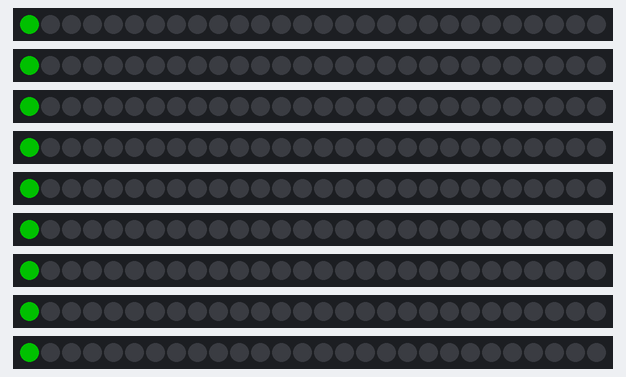
Bench run of a sketch on a simulated Arduino Uno, built with avr-gcc and run on an emulated ATmega328P. On the bench: 9 × 28 RGB LEDs in strip order, left to right. Dim RGB values are drawn brighter than linear; colours are those a GRB WS2812 strip shows for the declared byte order; what the sketch prints to the serial monitor is not drawn.

Above: at 0.16 s.
At 4.43 s:
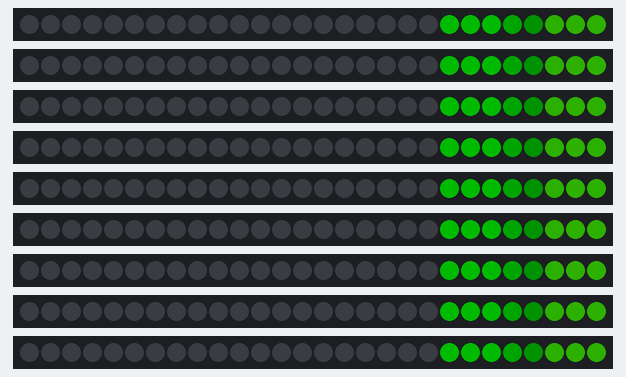
At 8.42 s:
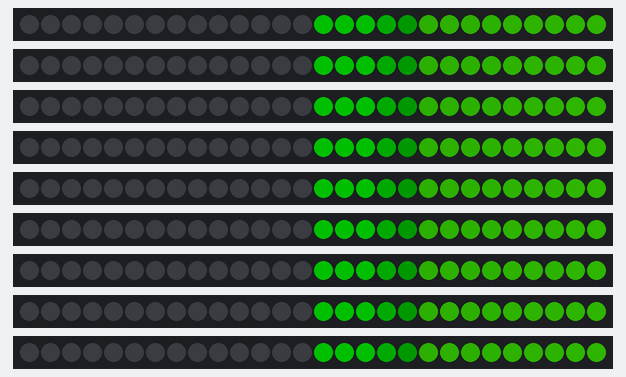
At 17.0 s:
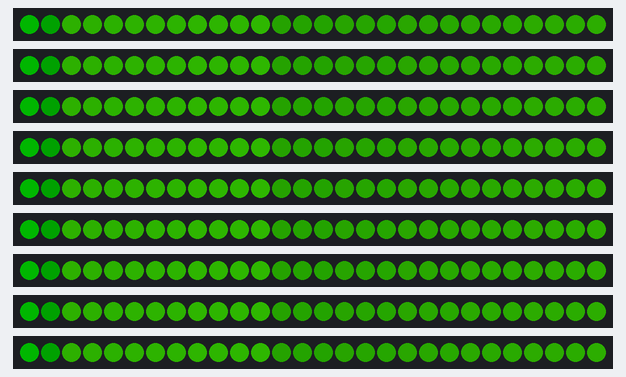
At 28.38 s:
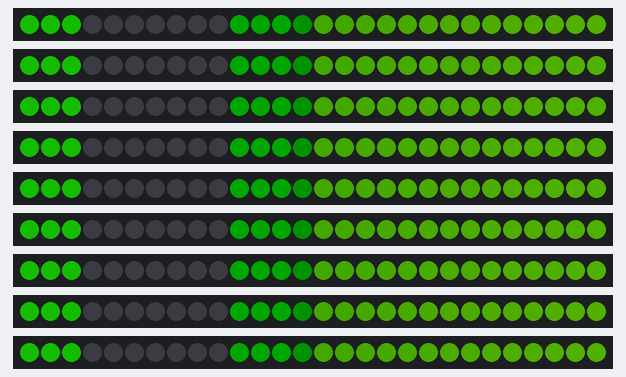
At 39.7 s:
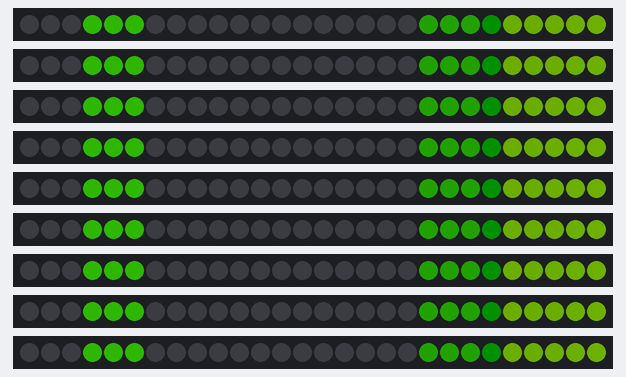

The sketch:

dropfill.ino
```cpp
#include "FastLED.h"

// How many leds in your strip?
#define NUM_LEDS 28

// For led chips like Neopixels, which have a data line, ground, and power, you just
// need to define DATA_PIN.  For led chipsets that are SPI based (four wires - data, clock,
// ground, and power), like the LPD8806, define both DATA_PIN and CLOCK_PIN
#define DATA_PIN 8
#define CLOCK_PIN 13
#

// Define the array of leds
CRGB leds[NUM_LEDS];

//contains the rain fill level
static uint8_t countHolder = NUM_LEDS;
static uint8_t hueInit = 0;
static uint8_t hueAlt = 20;


void setup() {
  Serial.begin(57600);
  Serial.println("resetting");
  // LEDs are at addresses //36 - 52, step 2
  LEDS.addLeds<WS2812,36,RGB>(leds,NUM_LEDS);
  LEDS.addLeds<WS2812,38,RGB>(leds,NUM_LEDS);
  LEDS.addLeds<WS2812,40,RGB>(leds,NUM_LEDS);
  LEDS.addLeds<WS2812,42,RGB>(leds,NUM_LEDS);
  LEDS.addLeds<WS2812,44,RGB>(leds,NUM_LEDS);
  LEDS.addLeds<WS2812,46,RGB>(leds,NUM_LEDS);
  LEDS.addLeds<WS2812,48,RGB>(leds,NUM_LEDS);
  LEDS.addLeds<WS2812,50,RGB>(leds,NUM_LEDS);
  LEDS.addLeds<WS2812,52,RGB>(leds,NUM_LEDS);

  LEDS.setBrightness(84);
}

void fadeall() {
  for(int i = 0; i < NUM_LEDS; i++) {
    leds[i].nscale8(250);
  }
}


void loop() {
  //then slide down an LED until you get to the highest filled LED
  for (int fall = 0, rain = 0; fall < countHolder; fall++) {
    leds[fall] = CHSV(hueInit, 255, 255);
    if (rain < (fall - 2) && rain < countHolder) {
      leds[rain] = CHSV(0, 0, 0);
      rain++;
    }
    FastLED.show();
    delay(1);
  }
  for(int i = 0; i < NUM_LEDS; i++) {
    if (i > countHolder) {
      leds[i] = CHSV(hueAlt, 255, 255);
    }
    FastLED.show();
    fadeall();
    delay(2);
  }
  countHolder--;
  if (countHolder == 0) {
    countHolder = NUM_LEDS;
    hueInit += 10;
    hueAlt += 10;
    hueInit = hueInit % 255;
    hueAlt = hueAlt % 255;
  }
}
```
